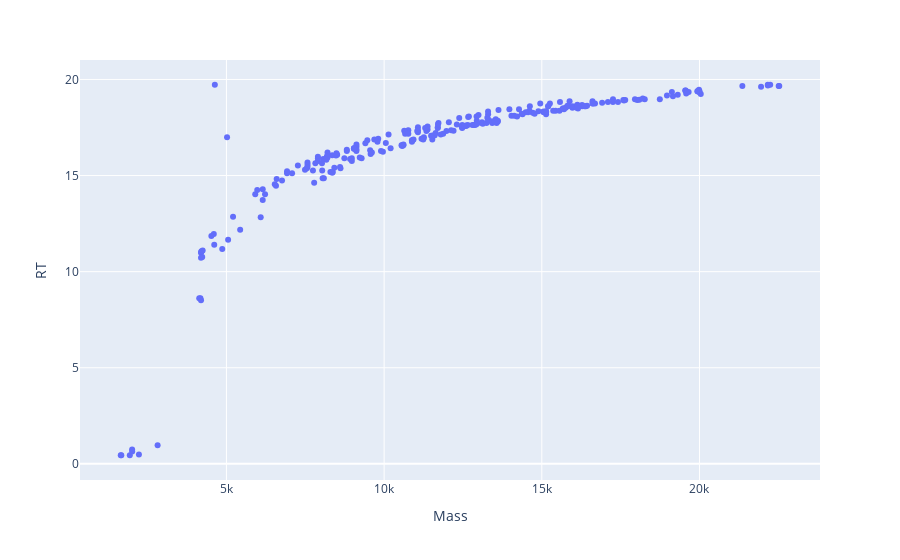

Notebook code for this chart:
### Code cell
df_5p3p, _ = computational_data_seperation(df_src, df_src, fullmass)
plotly_zone(df_5p3p)

### Figure 1 — Plotly figure (JSON) as saved in the notebook; plotly's stock layout.template omitted (floating-point values rounded to 4 significant figures; data arrays with more than 128 entries replaced by an {"elided": "..."} marker saying what was removed)
{"data": [{"hovertemplate": "Mass=%{x}<br>RT=%{y}<extra></extra>", "legendgroup": "", "marker": {"color": "#636efa", "symbol": "circle"}, "mode": "markers", "name": "", "orientation": "v", "showlegend": false, "type": "scatter", "x": {"elided": "277 float values"}, "xaxis": "x", "y": {"elided": "277 float values"}, "yaxis": "y"}], "layout": {"legend": {"tracegroupgap": 0}, "margin": {"t": 60}, "xaxis": {"anchor": "y", "domain": [0, 1], "title": {"text": "Mass"}}, "yaxis": {"anchor": "x", "domain": [0, 1], "title": {"text": "RT"}}}}
